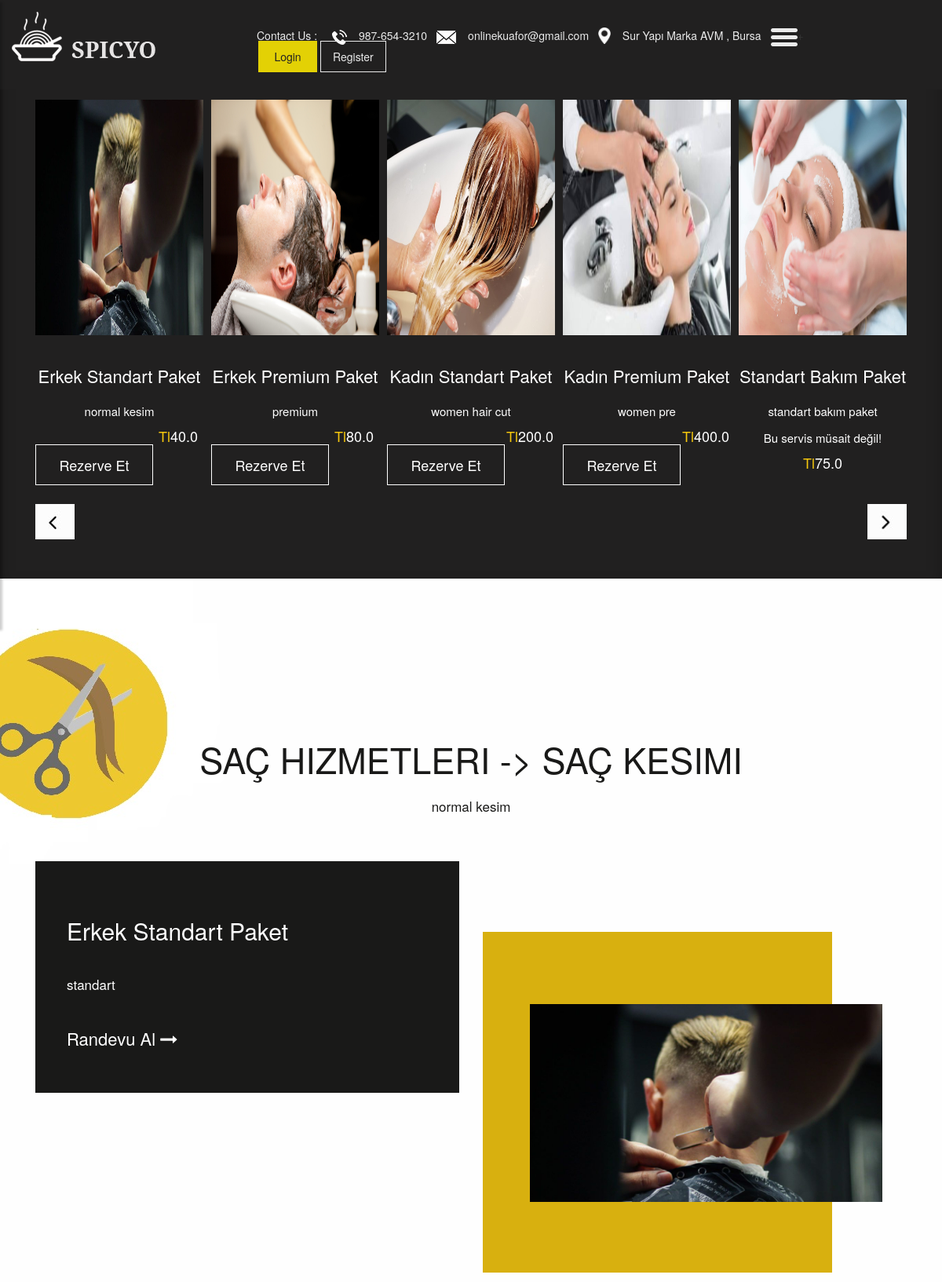
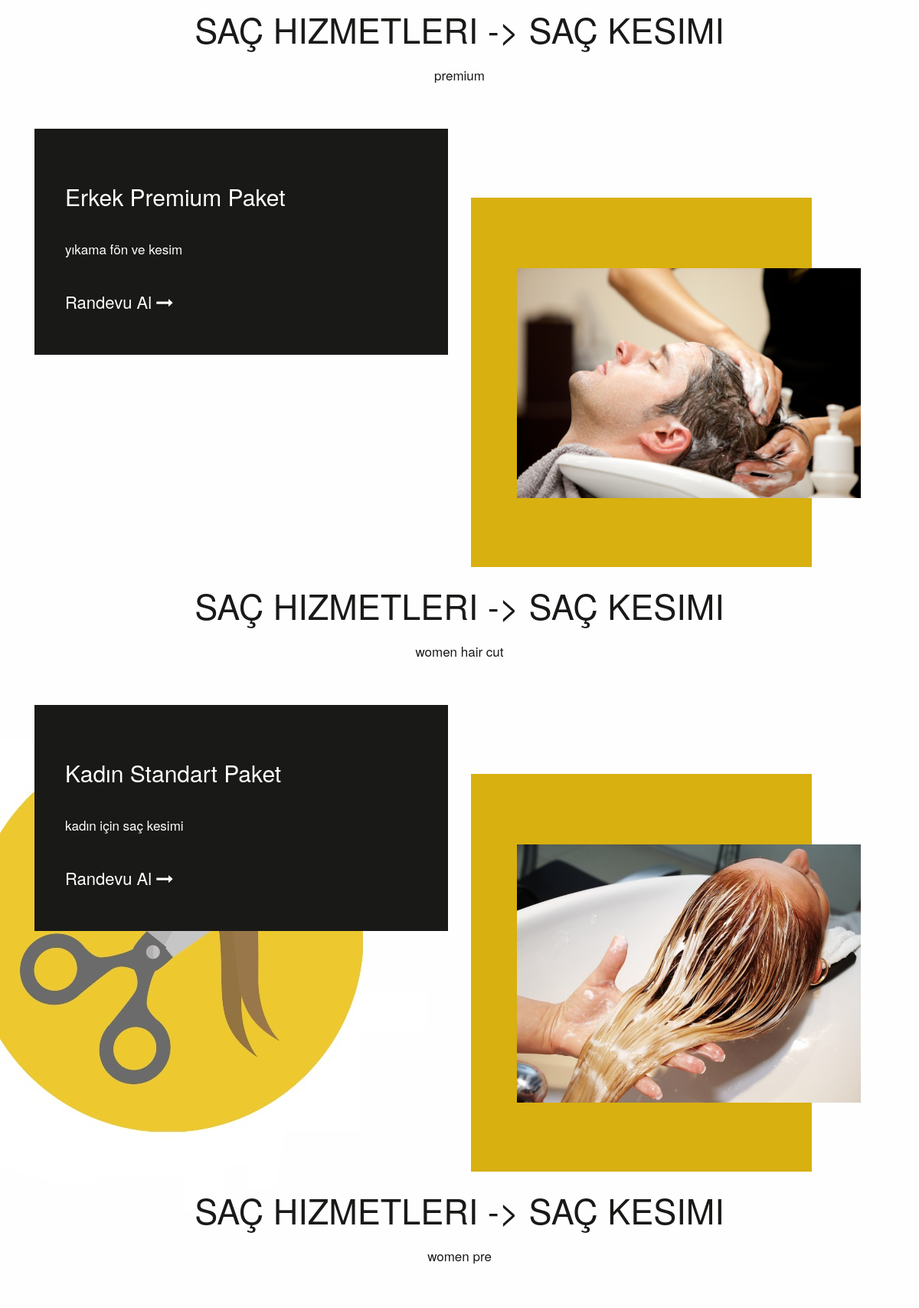
/home/ (upper part), run on the app's committed database (2 pictures, top to bottom).
### service/models.py (models this page shows, shortened)
class Service(models.Model):
        STATUS = (
            ('New', 'New'),
            ('True', 'True'),
            ('False', 'False'),
        )
        category = models.ForeignKey(Category, on_delete=models.CASCADE)
        title = models.CharField(max_length=30)
        keyword = models.CharField(max_length=255)
        description = models.CharField(max_length=255)
        image = models.ImageField(blank=True, upload_to='images/')
        price = models.FloatField()
        status = models.CharField(max_length=10, choices=STATUS)
        slug = models.SlugField(blank=True,max_length=150)
        detail = RichTextUploadingField()
        create_at = models.DateTimeField(auto_now_add=True)
        update_at = models.DateTimeField(auto_now=True)

class Category(MPTTModel):
    STATUS = (
        ('Male','Erkek'),
        ('Female', 'Kadın'),
        ('Both', 'İkiside'),
    )
    title = models.CharField(max_length=30)
    description = models.CharField(max_length=255)
    keywords = models.CharField(max_length=255)
    image = models.ImageField(blank=True, upload_to='images/')
    status = models.CharField(max_length=10, choices=STATUS)
    slug = models.SlugField()
    parent = TreeForeignKey('self',blank=True, null=True, related_name='children', on_delete=models.CASCADE)
    create_at = models.DateTimeField(auto_now_add=True)
    update_ate = models.DateTimeField(auto_now=True)
    class MPTTMeta:
        order_insertion_by = ['title']
    def __str__(self):
     full_path = [self.title]
     k = self.parent
     while k is not None:
        full_path.append(k.title)
        k = k.parent
     return ' -> '.join(full_path[::-1])
    def image_tag(self):
        return mark_safe('<img src="{}" height="50"/>'.format(self.image.url))
    image_tag.short_description = 'Image'

### home/views.py (the view)
# urls.py: path('', views.index, name='index'),
def index(request):
    setting = Setting.objects.get(pk=1)
    sliderdata = Service.objects.all()
    category=Category.objects.all()
    ourblog = Service.objects.all().order_by('?')[:3]
    about = Service.objects.all().order_by('id')[:5]
    context = {'setting':setting,'category': category, 'page':'home','sliderdata':sliderdata, 'ourblog' : ourblog , 'about' : about}
    return render(request, 'index.html', context)

### home/templates/index.html (shortened to what this page needs)
{% extends "homebase.html" %}
{% block slider %}
{% include "slider.html" %}
{% endblock %}
{% block content %}
{% include "content.html"%}
{% endblock %}

### home/templates/slider.html (shortened to what this page needs)
{% load static %}
    <section class="resip_section">
        <div class="container">
            <div class="row">
         <div class="col-md-12">
       <div class="ourheading">
    <h3>Hizmetlerimiz</h3>
  </div>
</div>
<div class="container">
    <div class="row">
        <div class="col-md-12">
            <div class="owl-carousel owl-theme">
                {% for rs in sliderdata %}
                <div class="item">
                    <div class="product_blog_img">
                        <img src="{{ rs.image.url }}" style="height: 300px;" alt="#" />
                    </div>
                    <div class="product_blog_cont">
                        <h3>{{ rs.title }}</h3>
                        <p>{{ rs.keyword }}</p>
                        {% if rs.status == 'True' %}
                         <a href="/service/{{ rs.id }}/{{ rs.slug }}" class="main_bt_border">Rezerve Et</a>
                        {% else %}
                        <p>Bu servis müsait değil!</p>
                        {% endif %}
                        <h4><span class="theme_color">Tl</span>{{ rs.price }}</h4>
                    </div>
                </div>
                {% endfor %}
                    </div>
                </div>
            </div>
        </div>
    </div>
</div>
    </section>

### home/templates/content.html (shortened to what this page needs)
{% load static %}
    <div id="content">
<div class="bg_bg">
<div class="about">
    <div class="container">
      <div class="row">
          {% for rs in about %}
         <div class="col-md-12">
             <div class="title">
                <br>
                 <br>
                 <br>
                 <br><h2>{{ rs.category }}</h2>
                <span>{{ rs.keyword }}
                </span>
             </div>
          </div>
       </div>
       <div class="row">
         <div class="col-xl-6 col-lg-6 col-md-12 col-sm-12">
             <div class="about_box">
                 <h3>{{ rs.title }}</h3>
                 <p>{{ rs.description }} </p>
                 {% if rs.status == 'True' %}
                 <a href="/service/{{ rs.id }}/{{ rs.slug }}">Randevu Al <i class="fa fa-long-arrow-right" aria-hidden="true"></i></a>
                 {% else %}
                     <p>Bu servis müsait değil!</p>
                 {% endif %}
             </div>
         </div>
          <div class="col-xl-5 col-lg-5 col-md-10 col-sm-12 about_img_boxpdnt">
             <div class="about_img">
                 <figure><img src="{{rs.image.url}}" alt="#/"></figure>
             </div>
         </div>
           {% endfor %}
       </div>
    </div>
</div>
      </div>
    </div>
</body>
</html>

### home/static/css/style.css (style rules this page uses)
body { color: #666666; font-size: 14px; font-family: 'poppins', sans-serif; line-height: 1.80857; font-weight: normal; }
a { color: #1f1f1f; text-decoration: none !important; outline: none !important; -webkit-transition: all .3s ease-in-out; -moz-transition: all .3s ease-in-out; -ms-transition: all .3s ease-in-out; -o-transition: all .3s ease-in-out; transition: all .3s ease-in-out; }
h1, h2, h3, h4, h5, h6 { letter-spacing: 0; font-weight: normal; position: relative; padding: 0 0 10px 0; font-weight: normal; line-height: normal; color: #111111; margin: 0 }
h2 { font-size: 22px }
h3 { font-size: 18px }
h4 { font-size: 16px }
*, *::after, *::before { -webkit-box-sizing: border-box; -moz-box-sizing: border-box; box-sizing: border-box; }
p { margin: 0px; font-weight: 300; font-size: 15px; line-height: 24px; }
a { color: #222222; text-decoration: none; outline: none !important; }
a, .btn { text-decoration: none !important; outline: none !important; -webkit-transition: all .3s ease-in-out; -moz-transition: all .3s ease-in-out; -ms-transition: all .3s ease-in-out; -o-transition: all .3s ease-in-out; transition: all .3s ease-in-out; }
img { max-width: 100%; height: auto; }
.main_bt_border { color: #fff; font-size: 18px; font-weight: 300; min-width: 150px; border: solid #fff 1px; float: left; text-align: center; min-height: 50px; line-height: 50px; margin-top: 20px; }
.theme_color { color: #f8c90d !important; }
.resip_section { background: #212020; margin-top: 0; padding: 60px 0px 50px 0px; border-top: solid rgba(255,255,255,.1) 1px; box-shadow: inset 0 10px 30px -16px #000; }
.product_blog_cont { text-align: center; padding-top: 20px; }
.product_blog_cont h3 { color: #fff; font-size: 22px; font-weight: 400; text-align: center; }
.product_blog_cont h4 { color: #fff; font-size: 18px; }
.about { padding-top: 90px; }
.about .about_box { background: #191918; padding: 55px 40px; }
.about .about_box h3 { font-size: 30px; line-height: 28px; color: #fff; font-weight: 500; padding: 0; }
.about .about_box p { color: #ffff; font-size: 17px; line-height: 28px; padding: 30px 0px; font-weight: 400; }
.about .about_box a { color: #fff; font-size: 22px; line-height: 29px; }
.about .about_img { height: 100%; background: #d8b00f; margin-top: 90px; }
.about .about_img figure { margin: 0; margin-right: 0px; padding: 92px 0px 0px 60px; margin-right: -64px; }
* { box-sizing: border-box; }
.container { position: relative; }
.row:after { content: ""; display: table; clear: both; }
.title { text-align: center; padding-bottom: 60px; }
.title h2 { font-size: 45px; font-weight: 500; line-height: 40px; color: #191918; padding: 20px 0px; }
.title span { color: #191918; font-size: 17px; line-height: 20px; display: block; }
.bg_bg { background: url(../images/bg.jpg); }
body { font-family: "Poppins", sans-serif; height: 100vh; }
a { color: #92badd; display:inline-block; text-decoration: none; font-weight: 400; }
h2 { text-align: center; font-size: 16px; font-weight: 600; text-transform: uppercase; display:inline-block; margin: 40px 8px 10px 8px; color: #cccccc; }
body { background: #F1F3FA; }
.profile strong,span,div { text-transform: initial; }

### data on the page
Service: image (picture), title "Erkek Standart Paket", keyword "normal kesim", price "40.0", category "SAÇ HIZMETLERI -> SAÇ KESIMI", description "standart"
Service: image (picture), title "Erkek Premium Paket", keyword "premium", price "80.0", category "SAÇ HIZMETLERI -> SAÇ KESIMI", description "yıkama fön ve kesim"
Service: image (picture), title "Kadın Standart Paket", keyword "women hair cut", price "200.0", category "SAÇ HIZMETLERI -> SAÇ KESIMI", description "kadın için saç kesimi"
Service: image (picture), title "Kadın Premium Paket", keyword "women pre", price "400.0", category "SAÇ HIZMETLERI -> SAÇ KESIMI"
Service: image (picture), title "Standart Bakım Paket", keyword "standart bakım paket", status "Bu servis müsait değil!", price "75.0"
